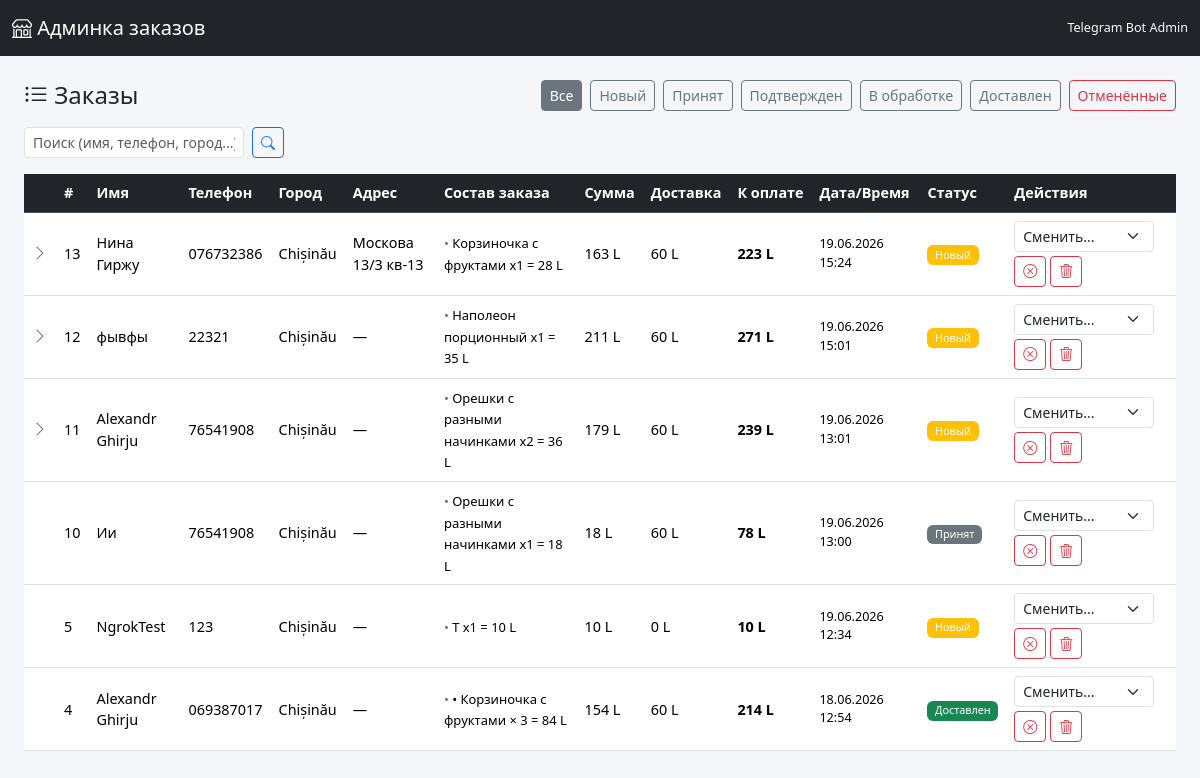
The page / on the database its author committed.
### models.py (models this page shows, shortened)
class Order(db.Model):
    __tablename__ = "orders"
    id = db.Column(db.Integer, primary_key=True)
    telegram_msg_id = db.Column(db.Integer, unique=True, nullable=True)
    customer_tg_id = db.Column(db.Integer, nullable=True)
    customer_name = db.Column(db.String(255), default="")
    phone = db.Column(db.String(100), default="")
    city = db.Column(db.String(255), default="")
    items = db.Column(db.Text, default="")
    address = db.Column(db.String(500), default="")
    total = db.Column(db.String(100), default="")
    delivery = db.Column(db.String(100), default="")
    to_pay = db.Column(db.String(100), default="")
    order_datetime = db.Column(db.String(100), default="")
    raw_text = db.Column(db.Text, default="")
    status = db.Column(db.String(50), default="new")
    created_at = db.Column(
        db.DateTime, default=lambda: datetime.now(timezone.utc)
    )

### app.py (the view, shortened to what this page needs)
@app.route("/")
def index():
    status_filter = request.args.get("status", "")
    search = request.args.get("search", "").strip()
    query = Order.query
    if status_filter in STATUSES:
        query = query.filter_by(status=status_filter)
    orders = query.order_by(Order.created_at.desc()).all()
    return render_template(
        "index.html",
        orders=orders,
        statuses=STATUSES,
        status_order=STATUS_ORDER,
        current_status=status_filter,
        search=search,
    )

### templates/index.html (shortened to what this page needs)
{% extends "base.html" %}
{% block content %}
<div class="d-flex justify-content-between align-items-center mb-3 flex-wrap gap-2">
  <h4 class="mb-0"><i class="bi bi-list-ul"></i> Заказы</h4>
  <div class="d-flex gap-2 flex-wrap">
    <a href="{{ url_for('index') }}" class="btn btn-outline-secondary btn-sm {% if not current_status %}active{% endif %}">Все</a>
    {% for key in status_order %}
      <a href="{{ url_for('index', status=key, search=search) }}"
         class="btn btn-outline-{{ 'secondary' if key != 'cancelled' else 'danger' }} btn-sm {% if current_status == key %}active{% endif %}">
        {{ statuses[key] }}
      </a>
    {% endfor %}
    <a href="{{ url_for('index', status='cancelled', search=search) }}"
       class="btn btn-outline-danger btn-sm {% if current_status == 'cancelled' %}active{% endif %}">
      Отменённые
    </a>
  </div>
</div>
<form method="GET" action="{{ url_for('index') }}" class="row g-2 mb-3">
  <div class="col-auto">
    <input type="text" name="search" class="form-control form-control-sm" placeholder="Поиск (имя, телефон, город...)" value="{{ search }}">
  </div>
  <div class="col-auto">
    <button type="submit" class="btn btn-sm btn-outline-primary"><i class="bi bi-search"></i></button>
  </div>
</form>
{% if orders %}
<div class="table-responsive">
  <table class="table table-hover align-middle">
    <thead class="table-dark">
      <tr>
        <th style="width:32px"></th>
        <th>#</th>
        <th>Имя</th>
        <th>Телефон</th>
        <th>Город</th>
        <th>Адрес</th>
        <th>Состав заказа</th>
        <th>Сумма</th>
        <th>Доставка</th>
        <th>К оплате</th>
        <th>Дата/Время</th>
        <th>Статус</th>
        <th>Действия</th>
      </tr>
    </thead>
    <tbody>
      {% for order in orders %}
      <tr class="order-row status-{{ order.status }}">
        <td class="text-center">
          {% set items_list = (order.items or '').split(', ') %}
          {% if items_list|length > 1 %}
            <a href="#" class="items-toggle" data-id="{{ order.id }}" title="Раскрыть состав">
              <i class="bi bi-chevron-right items-icon" id="icon-{{ order.id }}"></i>
            </a>
          {% endif %}
        </td>
        <td>{{ order.id }}</td>
        <td>{{ order.customer_name or '—' }}</td>
        <td>{{ order.phone or '—' }}</td>
        <td>{{ order.city or '—' }}</td>
        <td>{{ order.address or '—' }}</td>
        <td class="text-wrap" style="max-width: 220px;">
          <span class="items-first" id="firstItem-{{ order.id }}">{{ items_list[0] if items_list else '—' }}</span>
        </td>
        <td>{{ order.total or '—' }}</td>
        <td>{{ order.delivery or '—' }}</td>
        <td><strong>{{ order.to_pay or '—' }}</strong></td>
        <td class="small">{{ order.order_datetime or (order.created_at.strftime('%d.%m.%Y %H:%M') if order.created_at else '—') }}</td>
        <td>
          {% if order.status == 'cancelled' %}
            <span class="badge bg-danger">Отменён</span>
          {% else %}
            <span class="badge bg-{{ 'success' if order.status == 'delivered' else 'primary' if order.status == 'processing' else 'info' if order.status == 'confirmed' else 'secondary' if order.status == 'accepted' else 'warning' }}">
              {{ statuses.get(order.status, order.status) }}
            </span>
          {% endif %}
        </td>
        <td>
          {% if order.status != 'cancelled' %}
          <div class="d-flex gap-1 flex-wrap">
            <form method="POST" action="{{ url_for('update_status', order_id=order.id) }}" class="d-inline">
              <select name="status" class="form-select form-select-sm d-inline" style="width:auto; display:inline-block!important;" onchange="this.form.submit()">
                <option value="">Сменить...</option>
              </select>
            </form>
            <form method="POST" action="{{ url_for('cancel_order', order_id=order.id) }}" class="d-inline" onsubmit="return confirm('Отменить заказ #{{ order.id }}?')">
              <button type="submit" class="btn btn-outline-danger btn-sm" title="Отменить"><i class="bi bi-x-circle"></i></button>
            </form>
            <form method="POST" action="{{ url_for('delete_order', order_id=order.id) }}" class="d-inline" onsubmit="return confirm('Удалить заказ #{{ order.id }} навсегда?')">
              <button type="submit" class="btn btn-outline-danger btn-sm" title="Удалить"><i class="bi bi-trash3"></i></button>
            </form>
          </div>
          {% endif %}
        </td>
      </tr>
      {% endfor %}
    </tbody>
  </table>
</div>
{% else %}
<div class="text-center py-5 text-muted">
  <i class="bi bi-inbox display-4 d-block mb-2"></i>
  <p>Заказов пока нет. Ожидаю сообщения от Telegram...</p>
</div>
{% endif %}
{% endblock %}

### templates/base.html (shortened to what this page needs)
<!DOCTYPE html>
<html lang="ru">
<head>
  <link href="https://cdn.jsdelivr.net/npm/bootstrap@5.3.2/dist/css/bootstrap.min.css" rel="stylesheet">
  <link rel="stylesheet" href="https://cdn.jsdelivr.net/npm/bootstrap-icons@1.11.3/font/bootstrap-icons.min.css">
  <link rel="stylesheet" href="{{ url_for('static', filename='style.css') }}">
</head>
<body>
  <nav class="navbar navbar-dark bg-dark mb-4">
    <div class="container-fluid">
      <a class="navbar-brand" href="{{ url_for('index') }}">
        <i class="bi bi-shop"></i> Админка заказов
      </a>
      <span class="navbar-text text-light small">
        Telegram Bot Admin
      </span>
    </div>
  </nav>
  <div class="container-fluid px-4">
    {% block content %}{% endblock %}
  </div>
</body>
</html>

### static/style.css (style rules this page uses)
body { background: #f5f6fa; font-size: 0.9rem; }
.table th { white-space: nowrap; }
.order-row td { vertical-align: middle; }
.badge { font-weight: 500; padding: 0.4em 0.7em; }
.items-toggle { color: #6c757d; text-decoration: none; display: inline-block; line-height: 1; }
.items-icon { font-size: 1.1em; transition: transform 0.15s; }
.items-first { font-size: 0.9em; }
.items-detail li::before, .items-first::before { content: "• "; color: #6c757d; }

### rows shown on the page
Order: id "13", customer_name "Нина Гиржу", phone "076732386", city "Chișinău", address "Москова 13/3 кв-13", items_list "Корзиночка с фруктами x1 = 28 L", total "163 L", delivery "60 L", to_pay "223 L", order_datetime "19.06.2026 15:24", get "Новый"
Order: id "12", customer_name "фывфы", phone "22321", city "Chișinău", address "—", items_list "Наполеон порционный x1 = 35 L", total "211 L", delivery "60 L", to_pay "271 L", order_datetime "19.06.2026 15:01", get "Новый"
Order: id "11", customer_name "Alexandr Ghirju", phone "76541908", city "Chișinău", address "—", items_list "Орешки с разными начинками x2 = 36 L", total "179 L", delivery "60 L", to_pay "239 L", order_datetime "19.06.2026 13:01", get "Новый"
Order: id "10", customer_name "Ии", phone "76541908", city "Chișinău", address "—", items "Орешки с разными начинками x1 = 18 L", total "18 L", delivery "60 L", to_pay "78 L", order_datetime "19.06.2026 13:00", get "Принят"
Order: id "5", customer_name "NgrokTest", phone "123", city "Chișinău", address "—", items "T x1 = 10 L", total "10 L", delivery "0 L", to_pay "10 L", order_datetime "19.06.2026 12:34", get "Новый"
Order: id "4", customer_name "Alexandr Ghirju", phone "069387017", city "Chișinău", address "—", items "• Корзиночка с фруктами × 3 = 84 L", total "154 L", delivery "60 L", to_pay "214 L", order_datetime+created_at "18.06.2026 12:54", get "Доставлен"

### other values the page prints
{{ statuses[key] }} "Новый" "Принят" "Подтвержден" "В обработке" "Доставлен"
